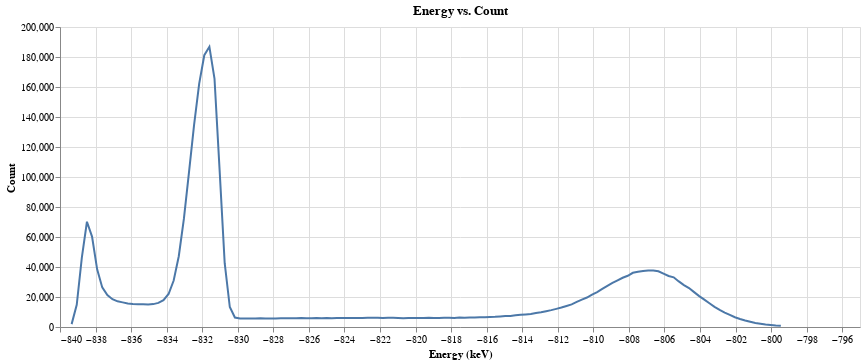

Source (notebook cell):
### Code cell
threshold = 700  # Set the threshold value

# Filter the counts based on the threshold
Co60_data_Filtered = Co60_data[Co60_data['Count'] >= threshold]

# Create the Altair chart
alt.Chart(Co60_data_Filtered).mark_line().encode(
    x='Energy (keV)',
    y='Count'
).interactive().properties(
    title='Energy vs. Count',
    width=800
)

### Figure 1 — Vega-Lite specification as saved in the notebook (floating-point values rounded to 4 significant figures; data arrays with more than 128 entries replaced by an {"elided": "..."} marker saying what was removed)
{"config": {"view": {"continuousWidth": 300, "continuousHeight": 300}}, "data": {"name": "data-269e8eec8eedd918251e4760290affe9"}, "mark": {"type": "line"}, "encoding": {"x": {"field": "Energy (keV)", "type": "quantitative"}, "y": {"field": "Count", "type": "quantitative"}}, "params": [{"name": "param_22", "select": {"type": "interval", "encodings": ["x", "y"]}, "bind": "scales"}], "title": "Energy vs. Count", "width": 800, "$schema": "https://vega.github.io/schema/vega-lite/v5.8.0.json", "datasets": {"data-269e8eec8eedd918251e4760290affe9": {"elided": "140 records"}}}
